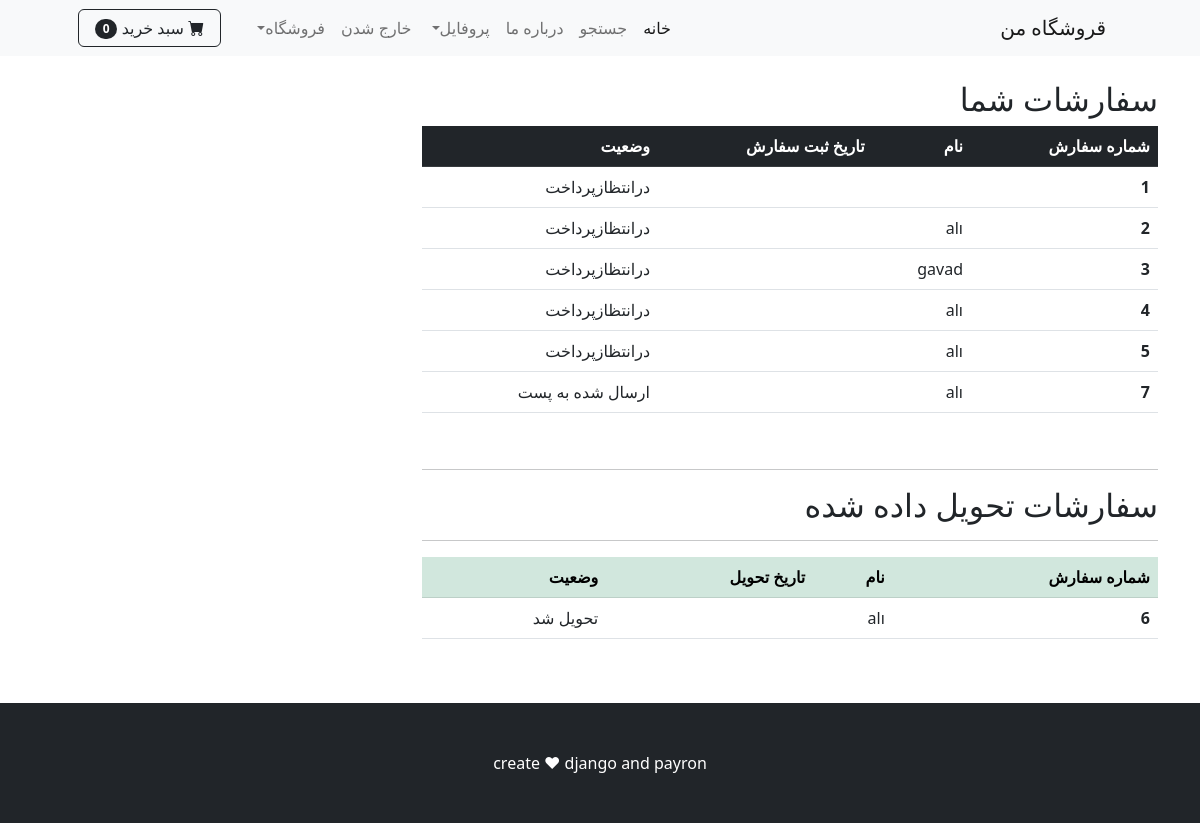
Screenshot of /orders/ (signed in) with the database file from the repository.
### payment/models.py (models this page shows, shortened)
class Order(models.Model):
    STATUS_ORDERS = (
        ('Pending', 'درانتظازپرداخت'),
        ('Processing', 'درحال پردازش'),
        ('Shipped', 'ارسال شده به پست'),
        ('delivered', 'تحویل شد'),
    )
    user = models.ForeignKey(User,on_delete=models.CASCADE,null=True,blank=True)
    full_name = models.CharField(max_length=250)
    email = models.CharField(max_length=300)
    ShippingAddress = models.TextField(max_length=5000)
    amount_paid = models.DecimalField(max_digits=12, decimal_places=0)
    date_ordered = jmodels.jDateTimeField(auto_now_add=True)
    status = models.CharField(max_length=50, choices=STATUS_ORDERS, default='Pending')
    last_updated = jmodels.jDateTimeField(auto_now=True)

### shop/views.py (the view)
# urls.py: path('orders/', views.user_orders , name='orders'),
def user_orders(request):
    if request.user.is_authenticated:
       delivered_orders = Order.objects.filter(user=request.user, status='delivered')
       other_orders = Order.objects.filter(user=request.user).exclude(status='delivered')
       context={
              'delivered': delivered_orders,
                'other': other_orders
       }
       return render(request, 'orders.html', context)
    else:
         messages.success(request, ("برای مشاهده سفارشات ابتدا باید وارد شوید."))
         return redirect('home')

### cart/cart.py (called while the page is built)
    def __len__(self):
        return len(self.cart)

### cart/context_processors.py (called while the page is built)
def cart(request):
    return {'cart': Cart(request)}

### shop/templates/orders.html (shortened to what this page needs)
{% extends "base.html" %}
{% block content %}
    <br>
    <div class="container ">
        <div class="row">
            <div class="col-8">
              {% if other %}
                <h2>سفارشات شما</h2>
      <table class="table">
  <thead class="table-dark">
    <tr>
      <th scope="col">شماره سفارش</th>
      <th scope="col"> نام</th>
      <th scope="col">تاریخ ثبت سفارش</th>
      <th scope="col">وضعیت</th>
    </tr>
  </thead>
  <tbody>
    {% for order in other %}
    <tr>
      <th scope="row">{{ order.id }}</th>
      <td>{{ order.full_name }}</td>
      <td>{{ order.date_ordered }}</td>
      <td>{{ order.get_status_display }}</td>
    </tr>
    {% endfor %}
  </tbody>
</table>
              {% else %}
                <h2>شما هیچ سفارشی ثبت نکرده اید.</h2>
              {% endif %}
              <br>
              <hr>
              {% if delivered  %}
                <h2>سفارشات تحویل داده شده</h2>
                <hr>
      <table class="table">
  <thead class="table-success">
    <tr>
      <th scope="col">شماره سفارش</th>
      <th scope="col"> نام</th>
      <th scope="col">تاریخ  تحویل</th>
      <th scope="col">وضعیت</th>
    </tr>
  </thead>
  <tbody>
    {% for order in delivered %}
    <tr>
      <th scope="row">{{ order.id }}</th>
      <td>{{ order.full_name }}</td>
      <td>{{ order.last_updated }}</td>
      <td>{{ order.get_status_display }}</td>
    </tr>
    {% endfor %}
  </tbody>
</table>
              {% endif %}
            </div>
      </div>
     </div>
      <br><br>
{% endblock %}

### rows the page displays
Order: id "1", status "درانتظازپرداخت"
Order: id "2", full_name "alı", status "درانتظازپرداخت"
Order: id "3", full_name "gavad", status "درانتظازپرداخت"
Order: id "4", full_name "alı", status "درانتظازپرداخت"
Order: id "5", full_name "alı", status "درانتظازپرداخت"
Order: id "7", full_name "alı", status "ارسال شده به پست"
Order: id "6", full_name "alı", status "تحویل شد"

### other values shown
{{ cart|length }} "0"
